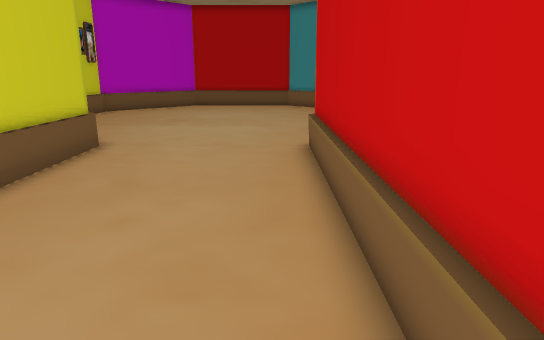
View 1 (above)

15 first-person views from a walk through a 3-D level made in the Unity game engine. The camera is 1.2 m above the floor, tilts 14° down and sees 70° across. The floor is counted in squares, 0.5 m on a side. Each view is taken from the middle of a square. On the plan, view 1 faces up. The plan holds only what a view shows up to about 20 squares ahead; the rest is blank. The place goes on beyond the plan. The player is left out. Some animated figures are not drawn.

View 2
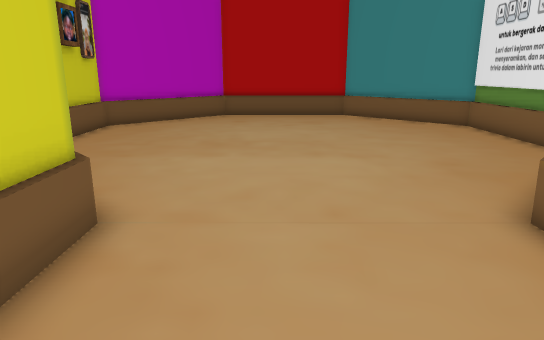

View 3
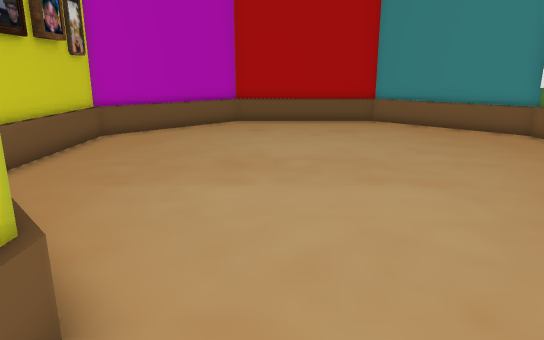

View 4
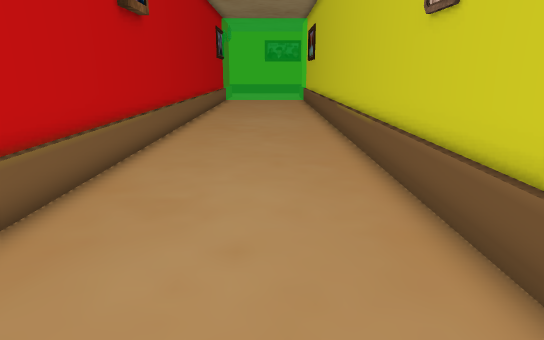

View 5
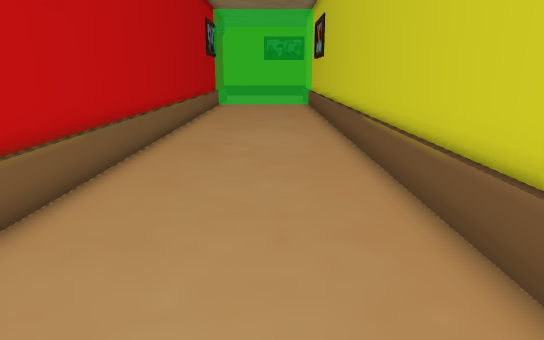

View 6
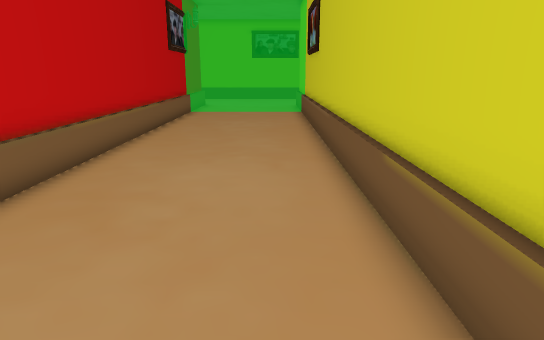

View 7
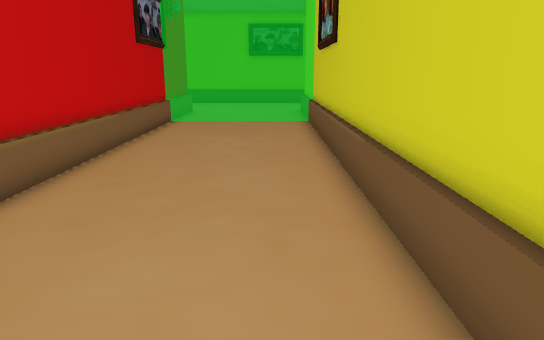

View 8
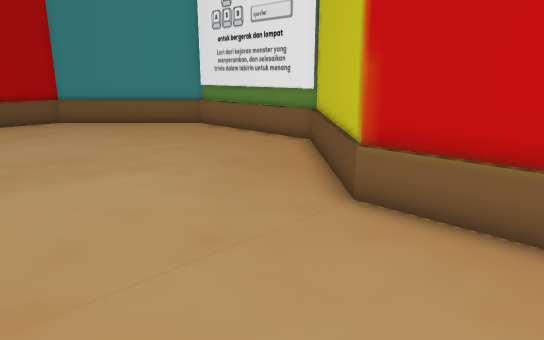

View 9
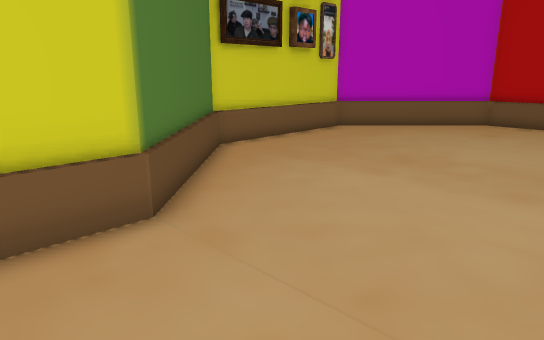

View 10
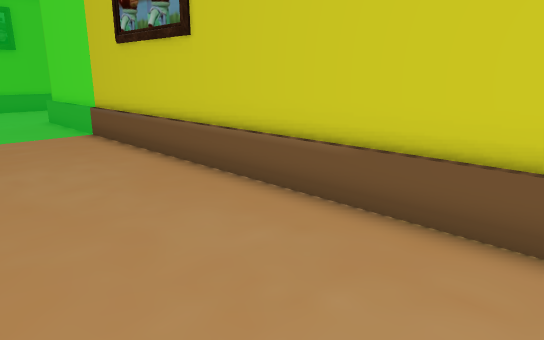

View 11
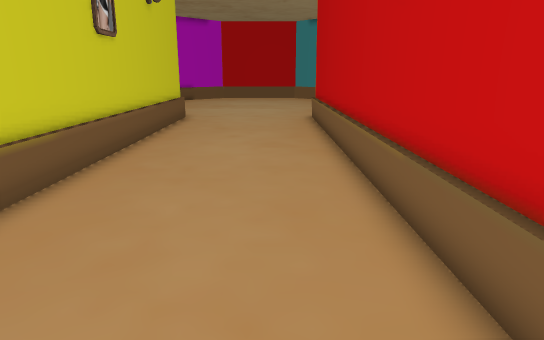

View 12
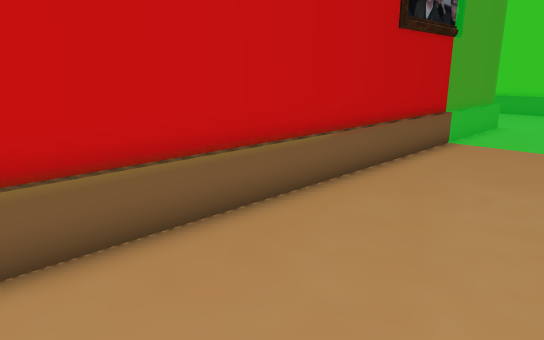

View 13
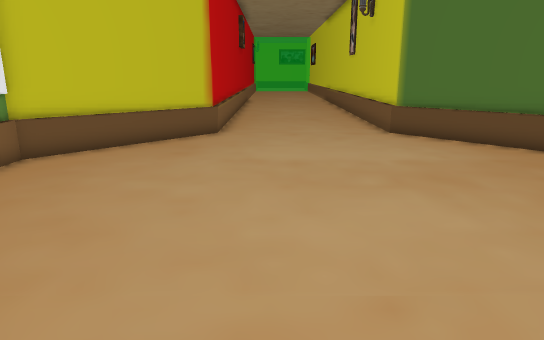

View 14
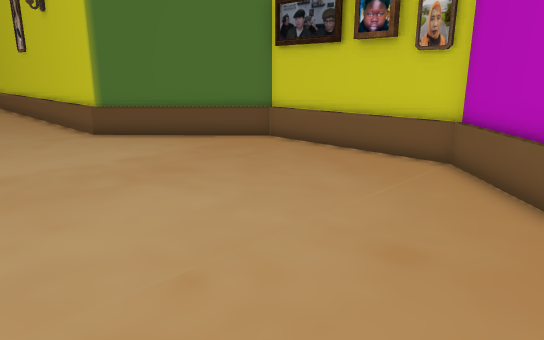

View 15
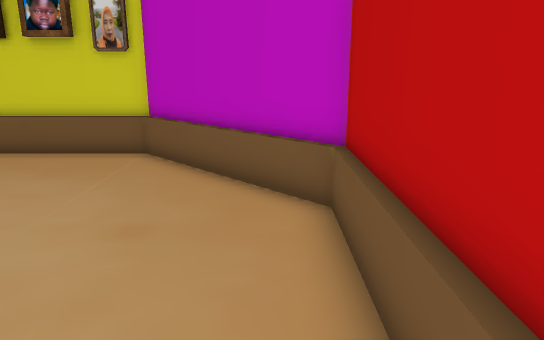

### Floor plan
Points are (right, up) in squares from view 1. A wall is a line through its corners. A room is listed if a view was taken in it or the views show most of it. See-through windows are left out.
Room 1 (views 1, 2, 3, 4, 5, 6, 7, 8, 9, 10, 11, 12, 13, 14, 15)
walls: (1.4, 13) (6.3, 18) (6.3, 25); (-10.9, 20.6) (-10.9, 18.1) (-6.1, 13) (-6.1, -25.5); (-10.9, 23.6) (-10.9, 21.4); (6.5, 25.2) (1.3, 30.3) (-5.9, 30.3) (-10.9, 25.2) (-10.9, 24.4); (1.4, -25.5) (1.4, 13.2)
low walls: (1.2, 7.5) (1.2, 9.4); (1.2, 9.5) (1.2, 13); (1.4, 13.2) (6.2, 18.2); (6.3, 25) (1.2, 30.1) (-5.8, 30.1) (-10.7, 25.2) (-10.7, 18.2) (-5.9, 13) (-5.9, -21.5); (-5.9, -22.5) (-5.9, -24.4); (1.2, -25.5) (1.2, 7.4)

Where each view was taken, in squares from view 1:
view 1: 0 up, 0 right, facing up
view 2: 7 up, 3 left, facing up
view 3: 10 up, 4 left, facing up
view 4: 11 up, 3 left, facing down
view 5: 6 up, 3 left, facing down
view 6: 0 up, 4 left, facing down
view 7: 5 down, 4 left, facing down
view 8: 9 up, 5 left, facing up-right
view 9: 10 up, 0 right, facing up-left
view 10: 9 down, 0 right, facing down-left
view 11: 9 down, 1 left, facing up
view 12: 11 down, 4 left, facing down-right
view 13: 29 up, 1 left, facing down
view 14: 29 up, 0 right, facing down-left
view 15: 29 up, 1 right, facing left
